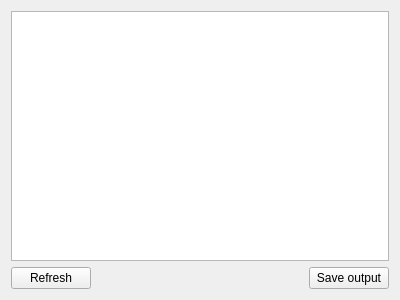
<ui version="4.0" >
 <class>LogWidget</class>
 <widget class="QWidget" name="LogWidget" >
  <property name="geometry" >
   <rect>
    <x>0</x>
    <y>0</y>
    <width>400</width>
    <height>300</height>
   </rect>
  </property>
  <property name="windowTitle" >
   <string>Form</string>
  </property>
  <layout class="QVBoxLayout" name="verticalLayout" >
   <item>
    <widget class="QPlainTextEdit" name="te_logging" >
     <property name="lineWrapMode" >
      <enum>QPlainTextEdit::NoWrap</enum>
     </property>
     <property name="readOnly" >
      <bool>true</bool>
     </property>
     <property name="backgroundVisible" >
      <bool>false</bool>
     </property>
    </widget>
   </item>
   <item>
    <layout class="QHBoxLayout" name="horizontalLayout" >
     <item>
      <widget class="QPushButton" name="pb_refresh" >
       <property name="text" >
        <string>Refresh</string>
       </property>
      </widget>
     </item>
     <item>
      <spacer name="horizontalSpacer" >
       <property name="orientation" >
        <enum>Qt::Horizontal</enum>
       </property>
       <property name="sizeHint" stdset="0" >
        <size>
         <width>40</width>
         <height>20</height>
        </size>
       </property>
      </spacer>
     </item>
     <item>
      <widget class="QPushButton" name="pb_save" >
       <property name="text" >
        <string>Save output</string>
       </property>
      </widget>
     </item>
    </layout>
   </item>
  </layout>
 </widget>
 <resources/>
 <connections/>
</ui>
